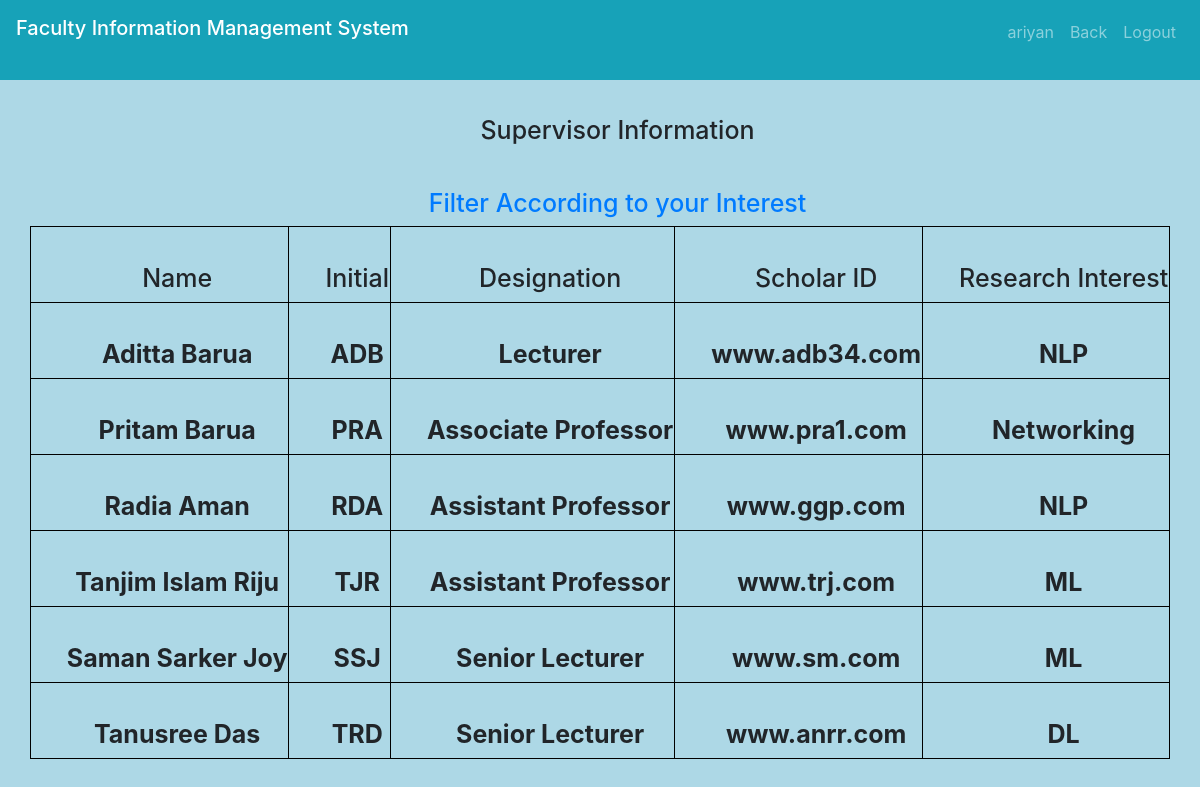
/chooseThesis.php (signed in), run on the app's committed database.
### tables this page shows
CREATE TABLE `faculty_information` (
  `id` varchar(244) NOT NULL,
  `name` varchar(244) NOT NULL,
  `initial` varchar(244) NOT NULL,
  `des` varchar(244) NOT NULL,
  `room` varchar(244) NOT NULL,
  `dep` varchar(244) NOT NULL,
  `scholar` varchar(244) NOT NULL,
  `phone` varchar(244) NOT NULL,
  `research` varchar(255) DEFAULT NULL
);

### chooseThesis.php (the view, shortened to what this page needs)
<?php include("header.php"); ?>
<!DOCTYPE html>
<body>
  <body style='background-color: #ADD8E6'>
    <nav class="navbar navbar-expand-sm bg-info navbar-dark">
        <?php
        include("includes/connection.php");
        ?>
    </nav>
    <h3 style="text-align:center;padding-left:35px;padding-top:35px;color: black#A9A9A9;font-size:25px;">Supervisor Information</h3>
    <h4 style="text-align:center;padding-left:35px;padding-top:35px;color: black#A9A9A9;font-size:25px;"><a href="chooseYourThesis.php">Filter According to your Interest</a></h4>
    <table class="center">
      <tr>
        <th>
          <h2 style="text-align:center;padding-left:35px;padding-top:35px;color: black#A9A9A9;font-size:25px;">Name</h3>
        </th>
        <th>
          <h2 style="text-align:center;padding-left:35px;padding-top:35px;color: black#A9A9A9;font-size:25px;">Initial</h3>
        </th>
        <th>
          <h2 style="text-align:center;padding-left:35px;padding-top:35px;color: black#A9A9A9;font-size:25px;">Designation</h3>
        </th>
        <th>
          <h2 style="text-align:center;padding-left:35px;padding-top:35px;color: black#A9A9A9;font-size:25px;">Scholar ID</h3>
        </th>
        <th>
          <h2 style="text-align:center;padding-left:35px;padding-top:35px;color: black#A9A9A9;font-size:25px;">Research Interest</h3>
        </th>
      </tr>
      <?php
      $query_run = mysqli_query($connect, "select * from faculty_information");
      while ($data = mysqli_fetch_array($query_run)) {
      ?>
        <tr>
          <th>
            <h3 style="text-align:center;padding-left:35px;padding-top:35px;color: black#A9A9A9;font-size:25px;"><?php echo "<b>" . $data['name'] . "</b>" ?></h3>
          </th>
          <th>
            <h3 style="text-align:center;padding-left:35px;padding-top:35px;color: black#A9A9A9;font-size:25px;"><?php echo "<b>" . $data['initial'] . "</b>" ?></h3>
          </th>
          <th>
            <h3 style="text-align:center;padding-left:35px;padding-top:35px;color: black#A9A9A9;font-size:25px;"><?php echo "<b>" . $data['des'] . "</b>" ?></h3>
          </th>
          <th>
            <h3 style="text-align:center;padding-left:35px;padding-top:35px;color: black#A9A9A9;font-size:25px;"><?php echo "<b>" . $data['scholar'] . "</b>" ?></h3>
          </th>
          <th>
            <h3 style="text-align:center;padding-left:35px;padding-top:35px;color: black#A9A9A9;font-size:25px;"><?php echo "<b>" . $data['research'] . "</b>" ?></h3>
          </th>
        </tr>
      <?php
      }
      ?>
    </table>
  </body>
  </html>

### chooseThesis.php (style rules this page uses)
table, th, td { border: 1px solid black; }
.center { margin-left: auto; margin-right: auto; }

### data on the page
faculty_information: name "Aditta Barua", initial "ADB", des "Lecturer", scholar "www.adb34.com", research "NLP"
faculty_information: name "Pritam Barua", initial "PRA", des "Associate Professor", scholar "www.pra1.com", research "Networking"
faculty_information: name "Radia Aman", initial "RDA", des "Assistant Professor", scholar "www.ggp.com", research "NLP"
faculty_information: name "Tanjim Islam Riju", initial "TJR", des "Assistant Professor", scholar "www.trj.com", research "ML"
faculty_information: name "Saman Sarker Joy", initial "SSJ", des "Senior Lecturer", scholar "www.sm.com", research "ML"
faculty_information: name "Tanusree Das", initial "TRD", des "Senior Lecturer", scholar "www.anrr.com", research "DL"

### other printed values
$_SESSION['student'] "ariyan"
